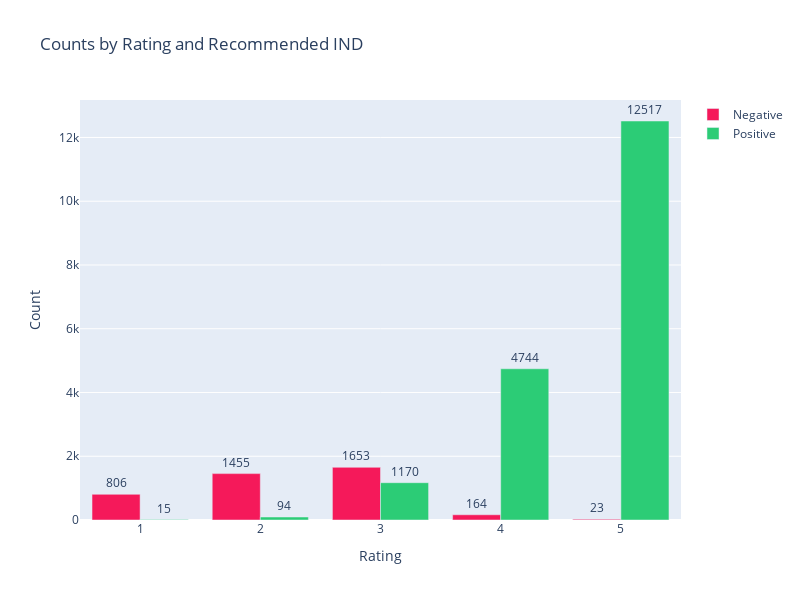

Notebook source saved alongside this figure:
### Code cell
import plotly.graph_objects as go
import plotly.express as px

plot_data = df.groupby(['Recommended IND'])
plot_data = plot_data['Rating'].value_counts().reset_index(name='Count')

fig = go.Figure()

for ind in plot_data['Recommended IND'].unique():
    data = plot_data[plot_data['Recommended IND'] == ind]
    if ind == 0:
        _name = 'Negative'
        _color = '#F5195A'
    else:
        _name = 'Positive'
        _color = '#2CCC76'
        
    fig.add_trace(
        go.Bar(x=data['Rating'], y=data['Count'], 
               text=data['Count'], textposition='outside', 
               name=_name, marker_color=_color))
    
fig.update_layout(title='"Rating" by Recommended IND',
                  xaxis_title='Rating',
                  yaxis_title='Count',
                  barmode='group',
                  width=800,
                  height=600)

fig.show()

### Figure 1 — Plotly figure (JSON) as saved in the notebook; plotly's stock layout.template omitted (floating-point values rounded to 4 significant figures)
{"data": [{"marker": {"color": "#F5195A"}, "name": "Negative", "text": [1653, 1455, 806, 164, 23], "textposition": "outside", "type": "bar", "x": [3, 2, 1, 4, 5], "y": [1653, 1455, 806, 164, 23]}, {"marker": {"color": "#2CCC76"}, "name": "Positive", "text": [12517, 4744, 1170, 94, 15], "textposition": "outside", "type": "bar", "x": [5, 4, 3, 2, 1], "y": [12517, 4744, 1170, 94, 15]}], "layout": {"barmode": "group", "height": 600, "title": {"text": "Counts by Rating and Recommended IND"}, "width": 800, "xaxis": {"title": {"text": "Rating"}}, "yaxis": {"title": {"text": "Count"}}}}
